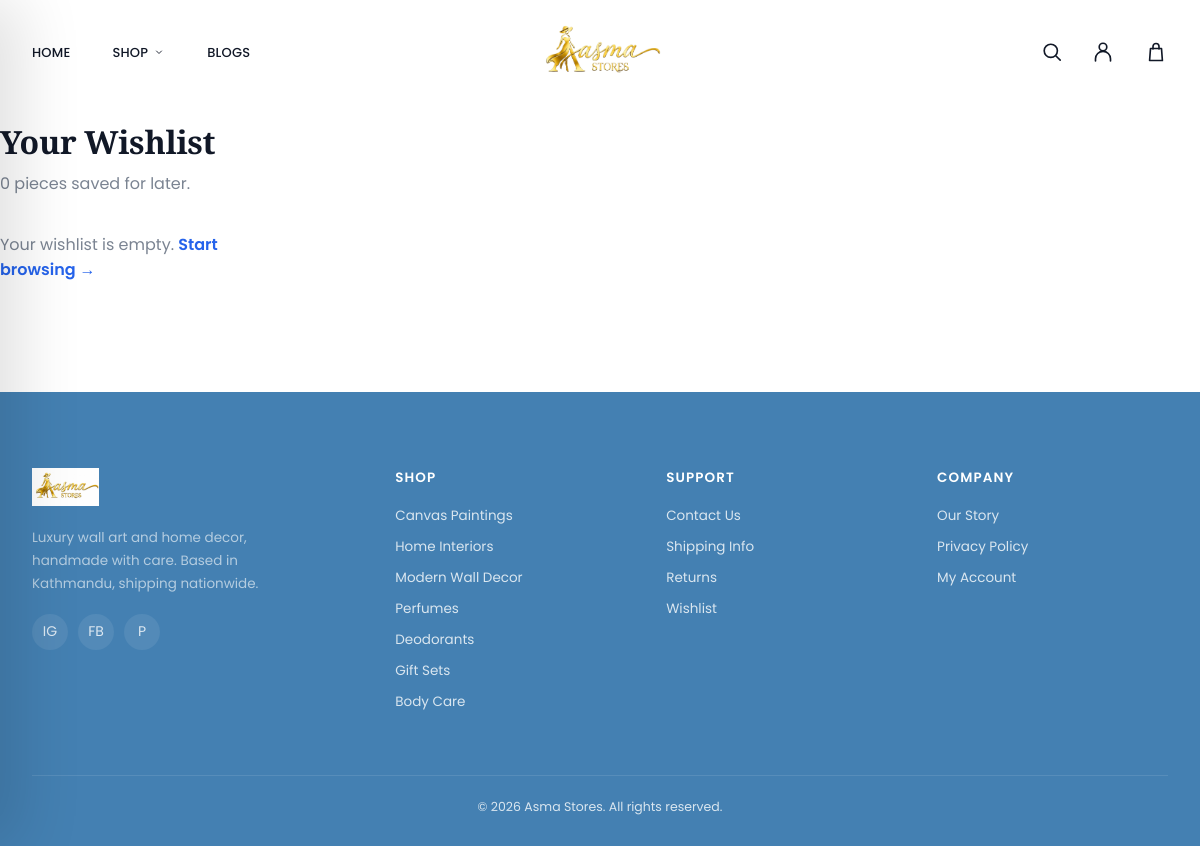
The app's page /wishlist/ with its own data.
### store/models.py (models this page shows, shortened)
class Category(models.Model):
    name = models.CharField(max_length=120)
    slug = models.SlugField(unique=True, blank=True)
    description = models.TextField(blank=True)
    image = models.ImageField(upload_to='categories/', blank=True, null=True,
                               help_text="Uploaded photo — automatically compressed and resized on save.")
    hero_gradient = models.CharField(
        max_length=255, blank=True,
        help_text="CSS fallback background, used only if no image is uploaded."
    )
    is_active = models.BooleanField(default=True)
    sort_order = models.IntegerField(default=0)
    class Meta:
        ordering = ['sort_order', 'name']
        verbose_name_plural = 'Categories'
    def save(self, *args, **kwargs):
        if not self.slug:
            self.slug = slugify(self.name)
        if self.image and not getattr(self, '_image_compressed', False):
            import os
            compressed = compress_image(self.image, max_width=1200)
            filename = os.path.basename(self.image.name)
            self._image_compressed = True
            self.image.save(filename, compressed, save=False)
        super().save(*args, **kwargs)
    def get_absolute_url(self):
        return reverse('store:collection_by_category', args=[self.slug])
    @property
    def image_display_url(self):
        return self.image.url if self.image else None

### store/views.py (the view)
# urls.py: path('wishlist/', views.wishlist_view, name='wishlist'),
def wishlist_view(request):
    ids = request.session.get('wishlist', [])
    products = Product.objects.filter(id__in=ids, is_active=True).select_related('category')
    return render(request, 'store/wishlist.html', {'products': products})

### store/cart_utils.py (called while the page is built, shortened)
def get_cart_context(request):
    cart = request.session.get('cart', {})
    items = []
    subtotal = Decimal('0')
    cart_product_ids = []
    remaining = FREE_SHIPPING_THRESHOLD - subtotal
    progress_pct = min(100, int((subtotal / FREE_SHIPPING_THRESHOLD) * 100)) if FREE_SHIPPING_THRESHOLD else 100
    upsell = Product.objects.filter(is_active=True, stock__gt=0).exclude(id__in=cart_product_ids)[:4]
    return {
        'items': items,
        'subtotal': subtotal,
        'remaining_for_free_shipping': max(remaining, Decimal('0')),
        'free_shipping_progress_pct': progress_pct,
        'qualifies_free_shipping': subtotal >= FREE_SHIPPING_THRESHOLD,
        'upsell_products': upsell,
    }

### store/context_processors.py (called while the page is built)
def ensure_csrf(request):
    get_token(request)
    return {}

def cart_drawer_context(request):
    return get_cart_context(request)

def cart_summary(request):
    cart = request.session.get('cart', {})
    count = sum(cart.values()) if cart else 0
    return {'cart_count': count}

def wishlist_summary(request):
    wishlist = request.session.get('wishlist', [])
    return {'wishlist_count': len(wishlist), 'wishlist_ids': wishlist}

def nav_categories(request):
    categories = cache.get(NAV_CATEGORIES_CACHE_KEY)
    if categories is None:
        categories = list(Category.objects.filter(is_active=True))
        cache.set(NAV_CATEGORIES_CACHE_KEY, categories, timeout=600)
    return {'nav_categories': categories}

### store/templates/store/wishlist.html (shortened to what this page needs)
{% extends "store/base.html" %}
{% block content %}
<div class="container wishlist-wrap">
  <h1 style="margin-bottom:8px;">Your Wishlist</h1>
  <p class="muted" style="margin-bottom:36px;">{{ products|length }} piece{{ products|length|pluralize }} saved for later.</p>
  <div class="prod-grid">
    {% for product in products %}
    <div class="prod-card" data-reveal>
      <div class="prod-media">
        <div class="badge-row">
          {% if product.discount_percent %}<span class="pbadge sale">-{{ product.discount_percent }}%</span>{% endif %}
        </div>
        <div class="quick-actions">
          <button class="qa-btn wishlist-toggle-btn is-active" data-product-id="{{ product.id }}">♥</button>
        </div>
        <a href="{{ product.get_absolute_url }}">
          {% if product.primary_image_url %}<img class="img-a" src="{{ product.primary_image_url }}" alt="{{ product.name }}" loading="lazy">{% else %}<div class="img-a" style="background:{{ product.image_gradient|default:'linear-gradient(160deg,var(--brand-primary-light),var(--brand-primary))' }};"></div>{% endif %}
          <div class="prod-frame"></div>
        </a>
        <div class="quick-add-bar"><button class="cart-add-btn" data-product-id="{{ product.id }}" {% if product.is_out_of_stock %}disabled{% endif %}>{% if product.is_out_of_stock %}Sold Out{% else %}Quick Add{% endif %}</button></div>
      </div>
      <div class="prod-info">
        <div class="prod-cat">{{ product.category.name }}</div>
        <h4><a href="{{ product.get_absolute_url }}">{{ product.name }}</a></h4>
        <div class="price-row"><span class="price">Rs. {{ product.price }}</span></div>
      </div>
    </div>
    {% empty %}
    <p class="muted">Your wishlist is empty. <a href="{% url 'store:collection' %}" style="color:var(--brand-primary); font-weight:600;">Start browsing →</a></p>
    {% endfor %}
  </div>
</div>
{% endblock %}

### store/templates/store/includes/footer.html
{% load static %}
<footer>
  <div class="container">
    <div class="footer-grid">
      <div class="footer-logo">
       <img
        src="{% static 'store/images/logo.jpeg' %}" alt="Asma Stores" style="filter:brightness(0) invert(1)object-fit: contain;">
        <p style="font-size:13.5px; line-height:1.7; max-width:280px; color:rgba(255,255,255,.6);">Luxury wall art and home decor, handmade with care. Based in Kathmandu, shipping nationwide.</p>
        <div class="social-row">
          <a href="#" aria-label="Instagram">IG</a>
          <a href="#" aria-label="Facebook">FB</a>
          <a href="#" aria-label="Pinterest">P</a>
        </div>
      </div>
      <div>
        <h5>Shop</h5>
        <ul>{% for cat in nav_categories %}<li><a href="{{ cat.get_absolute_url }}">{{ cat.name }}</a></li>{% endfor %}</ul>
      </div>
      <div>
        <h5>Support</h5>
        <ul><li><a href="#">Contact Us</a></li><li><a href="#">Shipping Info</a></li><li><a href="#">Returns</a></li><li><a href="{% url 'store:wishlist' %}">Wishlist</a></li></ul>
      </div>
      <div>
        <h5>Company</h5>
        <ul><li><a href="#">Our Story</a></li><li><a href="#">Privacy Policy</a></li><li><a href="{% url 'store:account' %}">My Account</a></li></ul>
      </div>
    </div>
    <div class="footer-bottom">© 2026 Asma Stores. All rights reserved.</div>
  </div>
</footer>

### store/static/store/css/base.css (style rules this page uses)
:root { --brand-primary:#2563EB; --brand-primary-hover:#1D4ED8; --brand-primary-active:#1E40AF; --brand-primary-light:#DBEAFE; --brand-primary-lighter:#BFDBFE; --brand-primary-smooth:#60A5FA; --surface-page:#ffffff; --surface-card:#ffffff; --surface-soft:#f6f8fb; --surface-muted:#eef2f7; --text-primary:#111827; --text-secondary:#4b5563; --text-muted:#7b8492; --text-inverse:#ffffff; --border-default:#e3e8ef; --border-soft:#edf1f5; --border-strong:#cbd3dd; --status-sale:#d64045; --status-success:#27845a; --status-warning:#b7791f; --radius-sm:4px; --radius-md:8px; --radius-lg:12px; --shadow-card:0 8px 24px rgba(32, 32, 36, .08); --shadow-overlay:0 24px 70px rgba(32, 32, 36, .16); --ease-previous:cubic-bezier(.16, 1, .3, 1); --brand-primary-dark:#1E40AF; --ease:cubic-bezier(.22,1,.36,1); }
:root { --gold:#C9A227; --gold-light:#E5C76B; --grad-gold:linear-gradient(135deg, var(--gold), var(--gold-light)); --cream:#FCFAF5; --white:#FFFFFF; --dark:#202020; --light-gray:#F7F7F7; --text:#303030; --muted:#6B6B6B; --success:#2E7D32; --sale:#D72638; --border:#EAE5D8; }
* { box-sizing:border-box; margin:0; padding:0; }
html { scroll-behavior:smooth; }
body { font-family:'Poppins',sans-serif; color:var(--text-primary); background:var(--surface-page); -webkit-font-smoothing:antialiased; overflow-x:hidden; }
h1,h2,h3,h4 { font-family:'Playfair Display',serif; font-weight:700; letter-spacing:-0.01em; color:var(--text-primary); }
a { text-decoration:none; color:inherit; }
.container { max-width:1360px; margin:0 auto; padding:0 32px; }
.muted { color:var(--text-muted); }
footer { background:#4480B2; color:rgba(255,255,255,.8); padding:76px 0 30px; margin-top:20px; }
.footer-grid { display:grid; grid-template-columns:1.4fr 1fr 1fr 1fr; gap:40px; margin-bottom:52px; }
.footer-grid h5 { color:#fff; font-size:13.5px; letter-spacing:.08em; text-transform:uppercase; margin-bottom:18px; font-family:'Poppins'; font-weight:600; }
.footer-grid ul { list-style:none; }
.footer-grid li { margin-bottom:11px; font-size:13.5px; }
.footer-logo img { height:38px; margin-bottom:14px; }
.footer-bottom { border-top:1px solid rgba(255,255,255,.1); padding-top:22px; text-align:center; font-size:12.5px; }
.social-row { display:flex; gap:10px; margin-top:18px; }
.social-row a { width:36px; height:36px; border-radius:50%; background:rgba(255,255,255,.08); display:flex; align-items:center; justify-content:center; font-size:14px; transition:all .3s var(--ease); }

### store/static/store/css/product.css (style rules this page uses)
.prod-grid { display:grid; grid-template-columns:repeat(4,1fr); gap:28px; }

### records on screen
Category: name "Canvas Paintings"
Category: name "Home Interiors"
Category: name "Modern Wall Decor"
Category: name "Perfumes"
Category: name "Deodorants"
Category: name "Gift Sets"
Category: name "Body Care"

### other values on screen
{{ products|length }} "0"
